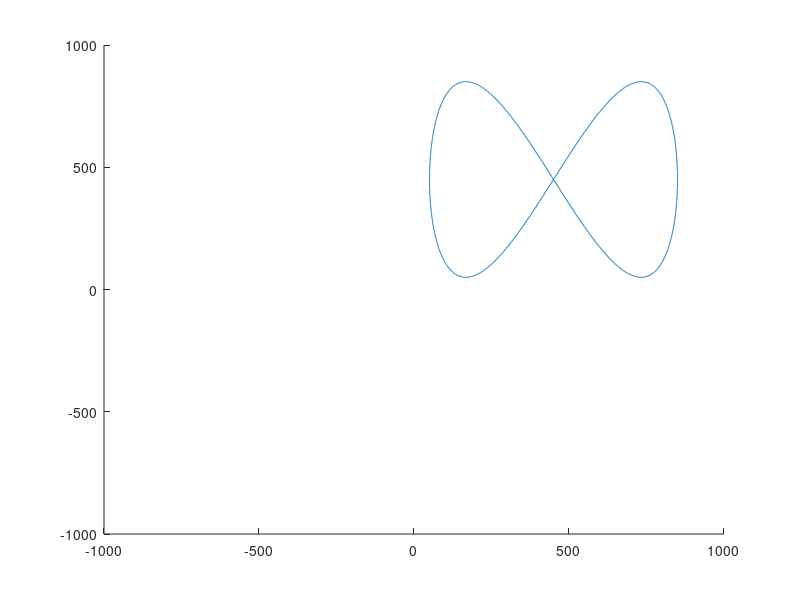

The MATLAB source for this figure: (Note: this script raises an error after producing the figure.)
% Kyle Schultz
% Generate Lissajous curve for trajectory

clc; clear all; close all

time_plot = false;   % Plot over time
t_step = 0.01;
f = 0.05;
a = 2*pi*f;
t = 0:t_step:1/f;
a_per_b = 0.5;
b = a/a_per_b;
window_size = 400; % square window
d = pi/4;

x = window_size + 50 + round(window_size*sin(a*t+d));
y = window_size + 50 + round(window_size*cos(b*t));

figure;
hold on
xlim([-1000, 1000]); ylim([-1000, 1000])
if time_plot == true
    for i = 1:numel(x)
        plot(x(1:i), y(1:i))
        pause(1/10000)
    end
else
    plot(x, y)
end

curve = [t' x' y'];
outputFile = "lissajous_" + erase(string(f), ".") + ".csv";
writematrix(curve, outputFile)
